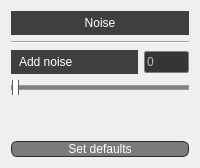
        <widget class="QWidget" name="NoisePage">
         <layout class="QVBoxLayout" name="verticalLayout_9">
          <item>
           <widget class="QLabel" name="noisePageLabel">
            <property name="styleSheet">
             <string notr="true">QLabel{
	background: rgb(63,63,63);
	color: white;
	padding: 5px;
	font: 700 10pt &quot;Arial&quot;;
}</string>
            </property>
            <property name="text">
             <string>Noise</string>
            </property>
            <property name="alignment">
             <set>Qt::AlignCenter</set>
            </property>
           </widget>
          </item>
          <item>
           <widget class="Line" name="separatorNoise">
            <property name="orientation">
             <enum>Qt::Horizontal</enum>
            </property>
           </widget>
          </item>
          <item>
           <layout class="QHBoxLayout" name="noiseHorizontalLayout">
            <item>
             <widget class="QLabel" name="noiseLabel">
              <property name="styleSheet">
               <string notr="true">QLabel{
	background: rgb(63,63,63);
	color: white;
	padding: 5px;
	font: 700 10pt &quot;Arial&quot;;
}</string>
              </property>
              <property name="text">
               <string>Add noise</string>
              </property>
             </widget>
            </item>
            <item>
             <widget class="QSpinBox" name="noiseIntValue">
              <property name="enabled">
               <bool>false</bool>
              </property>
              <property name="minimumSize">
               <size>
                <width>45</width>
                <height>0</height>
               </size>
              </property>
              <property name="maximumSize">
               <size>
                <width>45</width>
                <height>22</height>
               </size>
              </property>
              <property name="styleSheet">
               <string notr="true">QSpinBox{
	border:1px solid grey;
	border-radius:2px;
	background:rgb(53,53,53);
}
</string>
              </property>
              <property name="buttonSymbols">
               <enum>QAbstractSpinBox::NoButtons</enum>
              </property>
              <property name="showGroupSeparator" stdset="0">
               <bool>true</bool>
              </property>
              <property name="maximum">
               <number>100</number>
              </property>
             </widget>
            </item>
           </layout>
          </item>
          <item>
           <widget class="QSlider" name="noiseSlider">
            <property name="styleSheet">
             <string notr="true">QSlider::groove:horizontal {
    border: 1px solid #999999;
    height: 3px; 
    background: grey;
    margin: 15px 0;
}
QSlider::handle:horizontal {
    background: white;
    border: 1px solid #5c5c5c;
    width: 5px;
    margin: -12px 0; 
    border-radius: 5px;
}</string>
            </property>
            <property name="maximum">
             <number>100</number>
            </property>
            <property name="pageStep">
             <number>0</number>
            </property>
            <property name="orientation">
             <enum>Qt::Horizontal</enum>
            </property>
           </widget>
          </item>
          <item>
           <spacer name="spacerNoise">
            <property name="orientation">
             <enum>Qt::Vertical</enum>
            </property>
            <property name="sizeHint" stdset="0">
             <size>
              <width>20</width>
              <height>40</height>
             </size>
            </property>
           </spacer>
          </item>
          <item>
           <widget class="QPushButton" name="setDefaultsNoise">
            <property name="styleSheet">
             <string notr="true">QPushButton{
	border: 1px solid rgb(43,43,43);
	border-radius: 6px;
	min-width: 30px;
	background: rgb(123, 123, 123);
	color:white;
}
QPushButton::pressed{
	background: rgb(83,83,83);
}
QPushButton::disabled{
	background: rgb(83,83,83);
}</string>
            </property>
            <property name="text">
             <string>Set defaults</string>
            </property>
           </widget>
          </item>
         </layout>
        </widget>
